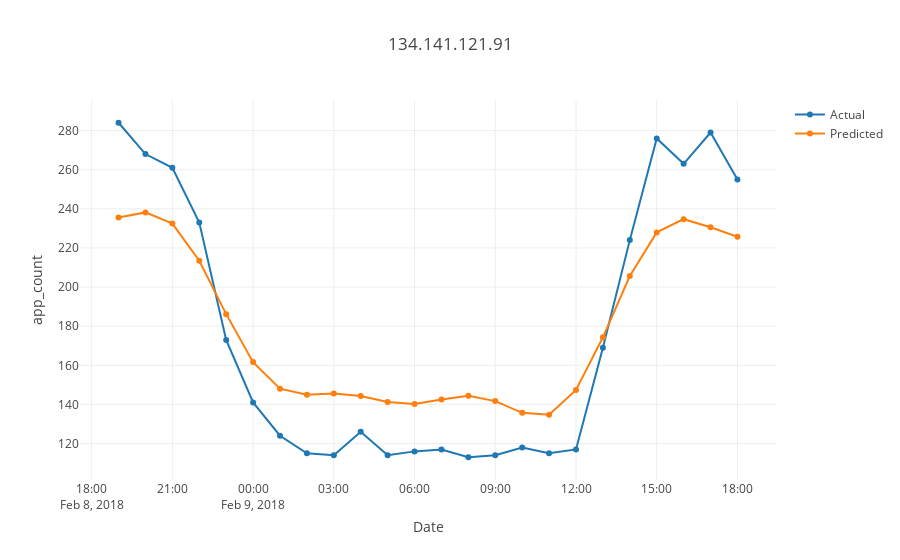

Notebook cell for this chart:
### Code cell
tt = prophet_df[prophet_df.source=='134.141.121.91']
plot_test1(tt.ds,tt.y,tt.yhat,'134.141.121.91')
